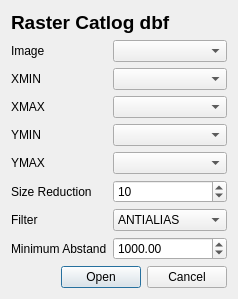
<?xml version="1.0" encoding="UTF-8"?>
<ui version="4.0">
 <class>orthophotos</class>
 <widget class="QDialog" name="orthophotos">
  <property name="geometry">
   <rect>
    <x>0</x>
    <y>0</y>
    <width>189</width>
    <height>286</height>
   </rect>
  </property>
  <property name="font">
   <font>
    <family>Segoe UI</family>
   </font>
  </property>
  <property name="windowTitle">
   <string>Dialog</string>
  </property>
  <layout class="QFormLayout" name="formLayout">
   <item row="0" column="0" colspan="2">
    <widget class="QLabel" name="label">
     <property name="font">
      <font>
       <family>Segoe UI</family>
       <pointsize>14</pointsize>
       <weight>75</weight>
       <bold>true</bold>
      </font>
     </property>
     <property name="text">
      <string>Raster Catlog dbf</string>
     </property>
    </widget>
   </item>
   <item row="1" column="0">
    <widget class="QLabel" name="label_2">
     <property name="text">
      <string>Image</string>
     </property>
    </widget>
   </item>
   <item row="1" column="1">
    <widget class="QComboBox" name="image"/>
   </item>
   <item row="2" column="0">
    <widget class="QLabel" name="label_3">
     <property name="text">
      <string>XMIN</string>
     </property>
    </widget>
   </item>
   <item row="2" column="1">
    <widget class="QComboBox" name="xmin"/>
   </item>
   <item row="3" column="0">
    <widget class="QLabel" name="label_4">
     <property name="text">
      <string>XMAX</string>
     </property>
    </widget>
   </item>
   <item row="3" column="1">
    <widget class="QComboBox" name="xmax"/>
   </item>
   <item row="5" column="1">
    <widget class="QComboBox" name="ymin"/>
   </item>
   <item row="6" column="0">
    <widget class="QLabel" name="label_6">
     <property name="text">
      <string>YMAX</string>
     </property>
    </widget>
   </item>
   <item row="6" column="1">
    <widget class="QComboBox" name="ymax"/>
   </item>
   <item row="10" column="0" colspan="2">
    <widget class="QDialogButtonBox" name="buttonBox">
     <property name="orientation">
      <enum>Qt::Horizontal</enum>
     </property>
     <property name="standardButtons">
      <set>QDialogButtonBox::Cancel|QDialogButtonBox::Open</set>
     </property>
    </widget>
   </item>
   <item row="5" column="0">
    <widget class="QLabel" name="label_5">
     <property name="text">
      <string>YMIN</string>
     </property>
    </widget>
   </item>
   <item row="7" column="0">
    <widget class="QLabel" name="label_7">
     <property name="text">
      <string>Size Reduction</string>
     </property>
    </widget>
   </item>
   <item row="7" column="1">
    <widget class="QSpinBox" name="reduce">
     <property name="minimum">
      <number>1</number>
     </property>
     <property name="maximum">
      <number>50</number>
     </property>
     <property name="value">
      <number>10</number>
     </property>
    </widget>
   </item>
   <item row="8" column="0">
    <widget class="QLabel" name="label_8">
     <property name="text">
      <string>Filter</string>
     </property>
    </widget>
   </item>
   <item row="9" column="0">
    <widget class="QLabel" name="label_9">
     <property name="text">
      <string>Minimum Abstand</string>
     </property>
    </widget>
   </item>
   <item row="9" column="1">
    <widget class="QDoubleSpinBox" name="abstand">
     <property name="maximum">
      <double>1000000.000000000000000</double>
     </property>
     <property name="value">
      <double>1000.000000000000000</double>
     </property>
    </widget>
   </item>
   <item row="8" column="1">
    <widget class="QComboBox" name="filter">
     <item>
      <property name="text">
       <string>ANTIALIAS</string>
      </property>
     </item>
     <item>
      <property name="text">
       <string>BICUBIC</string>
      </property>
     </item>
     <item>
      <property name="text">
       <string>BILINEAR</string>
      </property>
     </item>
     <item>
      <property name="text">
       <string>BOX</string>
      </property>
     </item>
     <item>
      <property name="text">
       <string>CONTAINER</string>
      </property>
     </item>
     <item>
      <property name="text">
       <string>CUBIC</string>
      </property>
     </item>
     <item>
      <property name="text">
       <string>HAMMING</string>
      </property>
     </item>
     <item>
      <property name="text">
       <string>LANCZOS</string>
      </property>
     </item>
     <item>
      <property name="text">
       <string>LINEAR</string>
      </property>
     </item>
     <item>
      <property name="text">
       <string>MESH</string>
      </property>
     </item>
     <item>
      <property name="text">
       <string>NEAREST</string>
      </property>
     </item>
     <item>
      <property name="text">
       <string>NONE</string>
      </property>
     </item>
     <item>
      <property name="text">
       <string>NORMAL</string>
      </property>
     </item>
     <item>
      <property name="text">
       <string>ORDERED</string>
      </property>
     </item>
     <item>
      <property name="text">
       <string>PERSPECTIVE</string>
      </property>
     </item>
     <item>
      <property name="text">
       <string>QUAD</string>
      </property>
     </item>
     <item>
      <property name="text">
       <string>RASTERIZE</string>
      </property>
     </item>
     <item>
      <property name="text">
       <string>SEQUENCE</string>
      </property>
     </item>
    </widget>
   </item>
  </layout>
 </widget>
 <resources/>
 <connections>
  <connection>
   <sender>buttonBox</sender>
   <signal>accepted()</signal>
   <receiver>orthophotos</receiver>
   <slot>accept()</slot>
   <hints>
    <hint type="sourcelabel">
     <x>248</x>
     <y>254</y>
    </hint>
    <hint type="destinationlabel">
     <x>157</x>
     <y>274</y>
    </hint>
   </hints>
  </connection>
  <connection>
   <sender>buttonBox</sender>
   <signal>rejected()</signal>
   <receiver>orthophotos</receiver>
   <slot>reject()</slot>
   <hints>
    <hint type="sourcelabel">
     <x>316</x>
     <y>260</y>
    </hint>
    <hint type="destinationlabel">
     <x>286</x>
     <y>274</y>
    </hint>
   </hints>
  </connection>
 </connections>
</ui>
